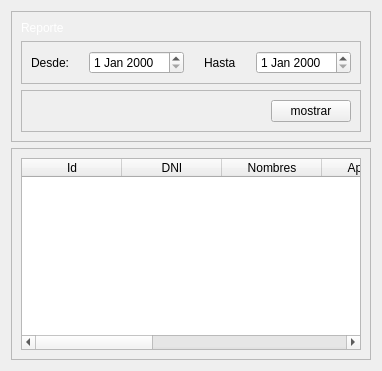
               <widget class="QWidget" name="page_report_all">
                <layout class="QVBoxLayout" name="verticalLayout_5">
                 <item>
                  <widget class="QFrame" name="frame_5">
                   <property name="styleSheet">
                    <string notr="true"/>
                   </property>
                   <property name="frameShape">
                    <enum>QFrame::StyledPanel</enum>
                   </property>
                   <property name="frameShadow">
                    <enum>QFrame::Raised</enum>
                   </property>
                   <layout class="QVBoxLayout" name="verticalLayout_11">
                    <item>
                     <widget class="QLabel" name="label_22">
                      <property name="styleSheet">
                       <string notr="true">font: 75 18pt &quot;MS Shell Dlg 2&quot;;
color: rgb(255, 255, 255);</string>
                      </property>
                      <property name="lineWidth">
                       <number>15</number>
                      </property>
                      <property name="text">
                       <string>Reporte</string>
                      </property>
                     </widget>
                    </item>
                    <item>
                     <widget class="QFrame" name="frame_control_12">
                      <property name="frameShape">
                       <enum>QFrame::StyledPanel</enum>
                      </property>
                      <property name="frameShadow">
                       <enum>QFrame::Raised</enum>
                      </property>
                      <layout class="QHBoxLayout" name="horizontalLayout_13" stretch="1,3,1,3">
                       <property name="spacing">
                        <number>20</number>
                       </property>
                       <item>
                        <widget class="QLabel" name="label_23">
                         <property name="text">
                          <string>Desde:</string>
                         </property>
                        </widget>
                       </item>
                       <item>
                        <widget class="QDateEdit" name="dt_report_start"/>
                       </item>
                       <item>
                        <widget class="QLabel" name="label_24">
                         <property name="text">
                          <string>Hasta</string>
                         </property>
                        </widget>
                       </item>
                       <item>
                        <widget class="QDateEdit" name="dt_report_end"/>
                       </item>
                      </layout>
                     </widget>
                    </item>
                    <item>
                     <widget class="QFrame" name="frame_control_13">
                      <property name="frameShape">
                       <enum>QFrame::StyledPanel</enum>
                      </property>
                      <property name="frameShadow">
                       <enum>QFrame::Raised</enum>
                      </property>
                      <layout class="QHBoxLayout" name="horizontalLayout_14">
                       <property name="spacing">
                        <number>20</number>
                       </property>
                       <item>
                        <spacer name="horizontalSpacer_2">
                         <property name="orientation">
                          <enum>Qt::Horizontal</enum>
                         </property>
                         <property name="sizeHint" stdset="0">
                          <size>
                           <width>40</width>
                           <height>20</height>
                          </size>
                         </property>
                        </spacer>
                       </item>
                       <item>
                        <widget class="QPushButton" name="btn_report_show">
                         <property name="text">
                          <string>mostrar</string>
                         </property>
                        </widget>
                       </item>
                      </layout>
                     </widget>
                    </item>
                   </layout>
                  </widget>
                 </item>
                 <item>
                  <widget class="QFrame" name="frame_6">
                   <property name="styleSheet">
                    <string notr="true"/>
                   </property>
                   <property name="frameShape">
                    <enum>QFrame::StyledPanel</enum>
                   </property>
                   <property name="frameShadow">
                    <enum>QFrame::Raised</enum>
                   </property>
                   <layout class="QVBoxLayout" name="verticalLayout_13">
                    <item>
                     <widget class="QTableWidget" name="tbl_report">
                      <property name="selectionMode">
                       <enum>QAbstractItemView::SingleSelection</enum>
                      </property>
                      <property name="selectionBehavior">
                       <enum>QAbstractItemView::SelectRows</enum>
                      </property>
                      <column>
                       <property name="text">
                        <string>Id</string>
                       </property>
                      </column>
                      <column>
                       <property name="text">
                        <string>DNI</string>
                       </property>
                      </column>
                      <column>
                       <property name="text">
                        <string>Nombres</string>
                       </property>
                      </column>
                      <column>
                       <property name="text">
                        <string>Apellidos</string>
                       </property>
                      </column>
                      <column>
                       <property name="text">
                        <string>Tipo</string>
                       </property>
                      </column>
                      <column>
                       <property name="text">
                        <string>Asistencia</string>
                       </property>
                      </column>
                      <column>
                       <property name="text">
                        <string>Tardanza</string>
                       </property>
                      </column>
                      <column>
                       <property name="text">
                        <string>Inasistencia</string>
                       </property>
                      </column>
                     </widget>
                    </item>
                   </layout>
                  </widget>
                 </item>
                </layout>
               </widget>
